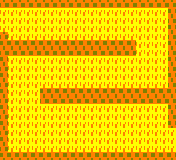

A 2D game scene composited from a Tiled map and its tileset images. What follows is a short description and the map's XML, with every tile layer's data as written:
An orthogonal 22x20 tile map with 8x8 px tiles, 1 tile layer (Capa de Patrones 1).

<map version="1.0" tiledversion="2018.06.01" orientation="orthogonal" renderorder="right-down" width="22" height="20" tilewidth="8" tileheight="8" infinite="0" nextlayerid="2" nextobjectid="1">
 <tileset firstgid="1" name="tiles" tilewidth="8" tileheight="8" tilecount="45" columns="9">
  <image source="../../tiles.png" width="72" height="40" />
 </tileset>
 <layer id="1" name="Capa de Patrones 1" width="22" height="20">
  <data encoding="csv">
18,18,18,18,18,18,18,18,18,18,18,18,18,18,18,18,18,18,18,18,18,18,
11,11,11,11,11,11,11,11,11,11,11,11,11,11,11,11,11,11,11,11,11,27,
11,11,11,11,11,11,11,11,11,11,11,11,11,11,11,11,11,11,11,11,11,18,
11,11,11,11,11,11,11,11,11,11,11,11,11,11,11,11,11,11,11,11,11,27,
18,11,11,11,11,11,11,11,11,11,11,11,11,11,11,11,11,11,11,11,11,18,
27,27,27,27,27,27,27,27,27,27,27,27,27,27,27,27,27,11,11,11,11,27,
18,18,18,18,18,18,18,18,18,18,18,18,18,18,18,18,18,11,11,11,11,18,
27,11,11,11,11,11,11,11,11,11,11,11,11,11,11,11,11,11,11,11,11,27,
18,11,11,11,11,11,11,11,11,11,11,11,11,11,11,11,11,11,11,11,11,18,
27,11,11,11,11,11,11,11,11,11,11,11,11,11,11,11,11,11,11,11,11,27,
18,11,11,11,11,11,11,11,11,11,11,11,11,11,11,11,11,11,11,11,11,18,
27,11,11,11,11,27,27,27,27,27,27,27,27,27,27,27,27,27,27,27,27,27,
18,11,11,11,11,18,18,18,18,18,18,18,18,18,18,18,18,18,18,18,18,18,
27,11,11,11,11,11,11,11,11,11,11,11,11,11,11,11,11,11,11,11,11,27,
18,11,11,11,11,11,11,11,11,11,11,11,11,11,11,11,11,11,11,11,11,18,
27,11,11,11,11,11,11,11,11,11,11,11,11,11,11,11,11,11,11,11,11,27,
18,11,11,11,11,11,11,11,11,11,11,11,11,11,11,11,11,11,11,11,11,11,
27,11,11,11,11,11,11,11,11,11,11,11,11,11,11,11,11,11,11,11,11,11,
18,11,11,11,11,11,11,11,11,11,11,11,11,11,11,11,11,11,11,11,11,11,
27,27,27,27,27,27,27,27,27,27,27,27,27,27,27,27,27,27,27,27,27,27
</data>
 </layer>
</map>
